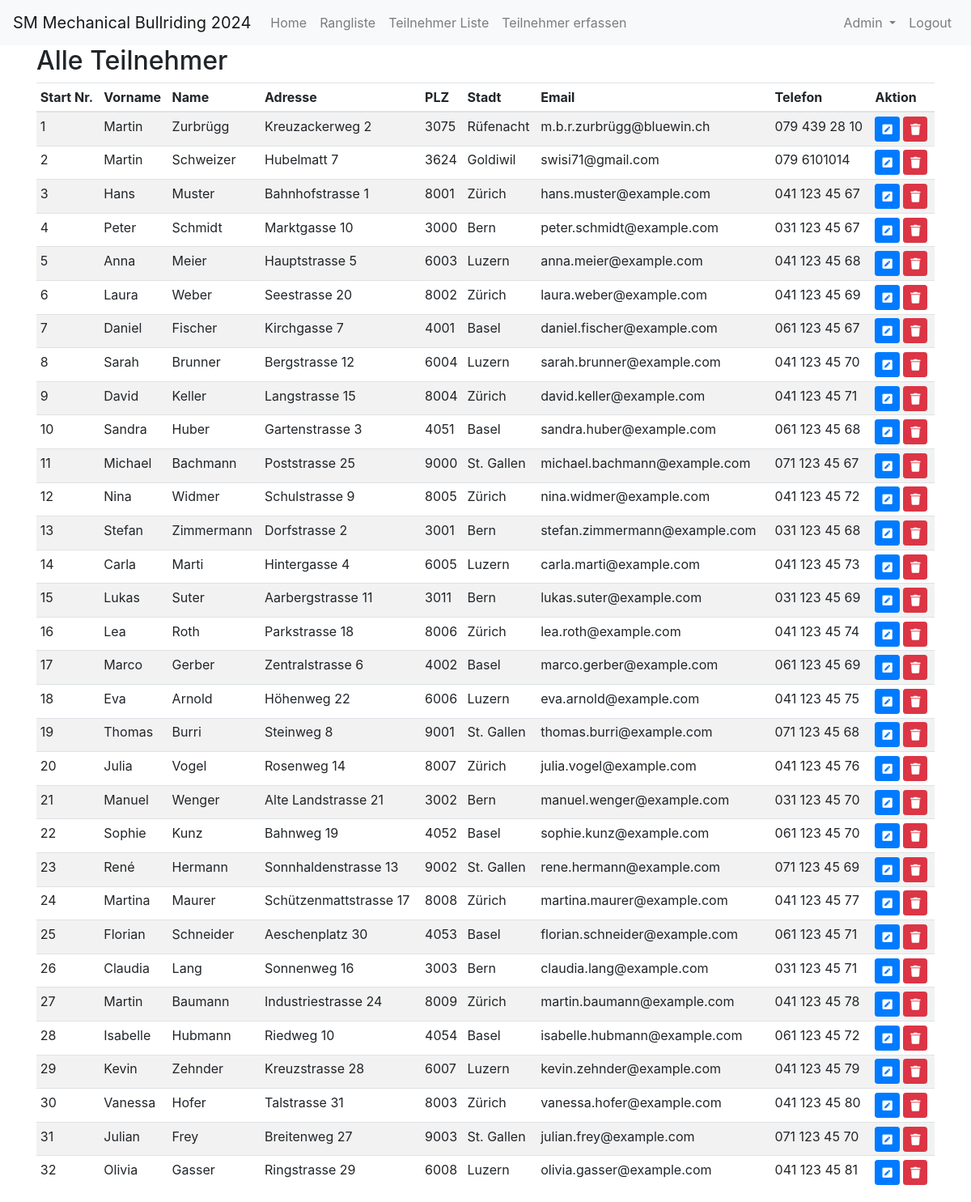
Page /participants (signed in) on the committed database.
### app/models.py (models this page shows, shortened)
class Participant(db.Model):
    id = db.Column(db.Integer, primary_key=True)
    active = db.Column(db.Boolean, default=False)
    start_nr = db.Column(db.Integer, nullable=True, unique=True)
    first_name = db.Column(db.String(64), nullable=False)
    last_name = db.Column(db.String(64), nullable=False)
    address = db.Column(db.String(128), nullable=False)
    postal_code = db.Column(db.String(10), nullable=False)
    city = db.Column(db.String(64), nullable=False)
    email = db.Column(db.String(120), nullable=True)
    phone = db.Column(db.String(20), nullable=True)
    time1 = db.Column(db.Float, nullable=True)
    time2 = db.Column(db.Float, nullable=True)
    time3 = db.Column(db.Float, nullable=True)
    time4 = db.Column(db.Float, nullable=True)
    time5 = db.Column(db.Float, nullable=True)
    time6 = db.Column(db.Float, nullable=True)
    round1_qualified = db.Column(db.Boolean, default=False)
    round2_qualified = db.Column(db.Boolean, default=False)
    round3_qualified = db.Column(db.Boolean, default=False)
    zwischenrunde_qualified = db.Column(db.Boolean, default=False)
    final_qualified = db.Column(db.Boolean, default=False)

### app/routes.py (the view)
@bp.route('/participants')
@login_required
def participant():
    participants = Participant.query.all()
    return render_template('participant.html', title='Alle Teilnehmer', participants=participants)

### app/models.py (called while the page is built)
@login.user_loader
def load_user(id):
    return User.query.get(int(id))

### app/templates/participant.html
{% extends "base.html" %}
{% block content %}
  {% if current_user.is_authenticated %}
  <h2>Alle Teilnehmer</h2>
  <table class="table table-striped table-sm">
    <thead>
      <tr>
        <th>Start Nr.</th>
        <th>Vorname</th>
        <th>Name</th>
        <th>Adresse</th>
        <th>PLZ</th>
        <th>Stadt</th>
        <th>Email</th>
        <th>Telefon</th>
        <th>Aktion</th>
      </tr>
    </thead>
    <tbody>
      {% for participant in participants %}
        <tr>
          <td>{{ participant.start_nr }}</td>
          <td>{{ participant.first_name }}</td>
          <td>{{ participant.last_name }}</td>
          <td>{{ participant.address }}</td>
          <td>{{ participant.postal_code }}</td>
          <td>{{ participant.city }}</td>
          <td>{{ participant.email }}</td>
          <td>{{ participant.phone }}</td>
          <td>
            <form action="{{ url_for('main.participant_edit', id=participant.id) }}" method="get" style="display:inline;">
              <button type="submit" class="btn btn-primary btn-sm">
                <i class="fas fa-pen-square"></i>
              </button>
            </form>
            <form action="{{ url_for('main.participant_delete', id=participant.id) }}" method="post" style="display:inline;">
              <button type="submit" class="btn btn-danger btn-sm">
                <i class="fas fa-trash"></i>
              </button>
            </form>
          </td>
        </tr>
      {% endfor %}
    </tbody>
  </table>
  {% else %}
    <p>Please Login!</p>
  {% endif %}
{% endblock %}

### rows in the picture
Participant: start_nr "1", first_name "Martin", last_name "Zurbrügg", address "Kreuzackerweg 2", postal_code "3075", city "Rüfenacht", email "m.b.r.zurbrügg@bluewin.ch", phone "079 439 28 10"
Participant: start_nr "2", first_name "Martin", last_name "Schweizer", address "Hubelmatt 7", postal_code "3624", city "Goldiwil", email "swisi71@gmail.com", phone "079 6101014"
Participant: start_nr "3", first_name "Hans", last_name "Muster", address "Bahnhofstrasse 1", postal_code "8001", city "Zürich", email "hans.muster@example.com", phone "041 123 45 67"
Participant: start_nr "4", first_name "Peter", last_name "Schmidt", address "Marktgasse 10", postal_code "3000", city "Bern", email "peter.schmidt@example.com", phone "031 123 45 67"
Participant: start_nr "5", first_name "Anna", last_name "Meier", address "Hauptstrasse 5", postal_code "6003", city "Luzern", email "anna.meier@example.com", phone "041 123 45 68"
Participant: start_nr "6", first_name "Laura", last_name "Weber", address "Seestrasse 20", postal_code "8002", city "Zürich", email "laura.weber@example.com", phone "041 123 45 69"
Participant: start_nr "7", first_name "Daniel", last_name "Fischer", address "Kirchgasse 7", postal_code "4001", city "Basel", email "daniel.fischer@example.com", phone "061 123 45 67"
Participant: start_nr "8", first_name "Sarah", last_name "Brunner", address "Bergstrasse 12", postal_code "6004", city "Luzern", email "sarah.brunner@example.com", phone "041 123 45 70"
Participant: start_nr "9", first_name "David", last_name "Keller", address "Langstrasse 15", postal_code "8004", city "Zürich", email "david.keller@example.com", phone "041 123 45 71"
Participant: start_nr "10", first_name "Sandra", last_name "Huber", address "Gartenstrasse 3", postal_code "4051", city "Basel", email "sandra.huber@example.com", phone "061 123 45 68"
Participant: start_nr "11", first_name "Michael", last_name "Bachmann", address "Poststrasse 25", postal_code "9000", city "St. Gallen", email "michael.bachmann@example.com", phone "071 123 45 67"
Participant: start_nr "12", first_name "Nina", last_name "Widmer", address "Schulstrasse 9", postal_code "8005", city "Zürich", email "nina.widmer@example.com", phone "041 123 45 72"
Participant: start_nr "13", first_name "Stefan", last_name "Zimmermann", address "Dorfstrasse 2", postal_code "3001", city "Bern", email "stefan.zimmermann@example.com", phone "031 123 45 68"
Participant: start_nr "14", first_name "Carla", last_name "Marti", address "Hintergasse 4", postal_code "6005", city "Luzern", email "carla.marti@example.com", phone "041 123 45 73"
Participant: start_nr "15", first_name "Lukas", last_name "Suter", address "Aarbergstrasse 11", postal_code "3011", city "Bern", email "lukas.suter@example.com", phone "031 123 45 69"
Participant: start_nr "16", first_name "Lea", last_name "Roth", address "Parkstrasse 18", postal_code "8006", city "Zürich", email "lea.roth@example.com", phone "041 123 45 74"
Participant: start_nr "17", first_name "Marco", last_name "Gerber", address "Zentralstrasse 6", postal_code "4002", city "Basel", email "marco.gerber@example.com", phone "061 123 45 69"
Participant: start_nr "18", first_name "Eva", last_name "Arnold", address "Höhenweg 22", postal_code "6006", city "Luzern", email "eva.arnold@example.com", phone "041 123 45 75"
Participant: start_nr "19", first_name "Thomas", last_name "Burri", address "Steinweg 8", postal_code "9001", city "St. Gallen", email "thomas.burri@example.com", phone "071 123 45 68"
Participant: start_nr "20", first_name "Julia", last_name "Vogel", address "Rosenweg 14", postal_code "8007", city "Zürich", email "julia.vogel@example.com", phone "041 123 45 76"
Participant: start_nr "21", first_name "Manuel", last_name "Wenger", address "Alte Landstrasse 21", postal_code "3002", city "Bern", email "manuel.wenger@example.com", phone "031 123 45 70"
Participant: start_nr "22", first_name "Sophie", last_name "Kunz", address "Bahnweg 19", postal_code "4052", city "Basel", email "sophie.kunz@example.com", phone "061 123 45 70"
Participant: start_nr "23", first_name "René", last_name "Hermann", address "Sonnhaldenstrasse 13", postal_code "9002", city "St. Gallen", email "rene.hermann@example.com", phone "071 123 45 69"
Participant: start_nr "24", first_name "Martina", last_name "Maurer", address "Schützenmattstrasse 17", postal_code "8008", city "Zürich", email "martina.maurer@example.com", phone "041 123 45 77"
Participant: start_nr "25", first_name "Florian", last_name "Schneider", address "Aeschenplatz 30", postal_code "4053", city "Basel", email "florian.schneider@example.com", phone "061 123 45 71"
Participant: start_nr "26", first_name "Claudia", last_name "Lang", address "Sonnenweg 16", postal_code "3003", city "Bern", email "claudia.lang@example.com", phone "031 123 45 71"
Participant: start_nr "27", first_name "Martin", last_name "Baumann", address "Industriestrasse 24", postal_code "8009", city "Zürich", email "martin.baumann@example.com", phone "041 123 45 78"
Participant: start_nr "28", first_name "Isabelle", last_name "Hubmann", address "Riedweg 10", postal_code "4054", city "Basel", email "isabelle.hubmann@example.com", phone "061 123 45 72"
Participant: start_nr "29", first_name "Kevin", last_name "Zehnder", address "Kreuzstrasse 28", postal_code "6007", city "Luzern", email "kevin.zehnder@example.com", phone "041 123 45 79"
Participant: start_nr "30", first_name "Vanessa", last_name "Hofer", address "Talstrasse 31", postal_code "8003", city "Zürich", email "vanessa.hofer@example.com", phone "041 123 45 80"
Participant: start_nr "31", first_name "Julian", last_name "Frey", address "Breitenweg 27", postal_code "9003", city "St. Gallen", email "julian.frey@example.com", phone "071 123 45 70"
Participant: start_nr "32", first_name "Olivia", last_name "Gasser", address "Ringstrasse 29", postal_code "6008", city "Luzern", email "olivia.gasser@example.com", phone "041 123 45 81"
